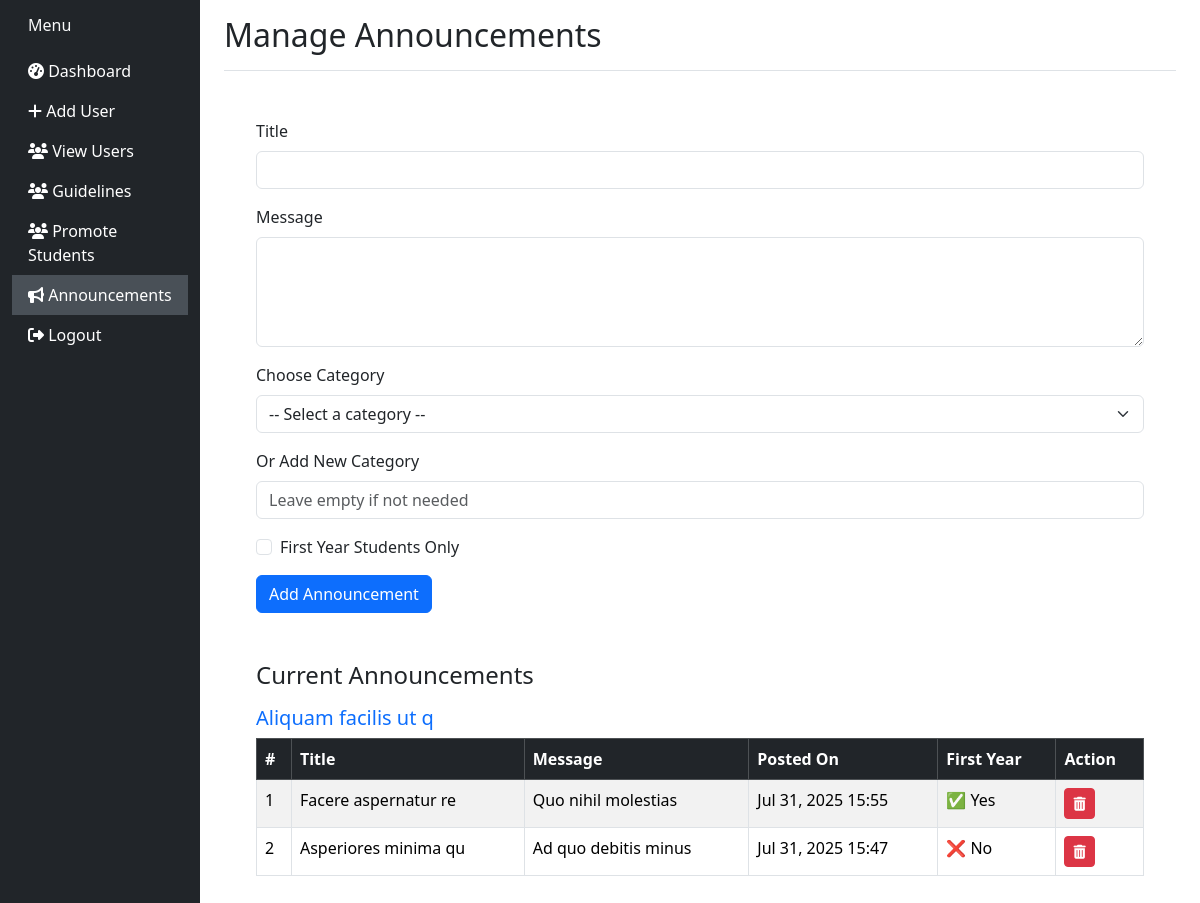
Page /announcements/ on the committed database.
### apps/pages/models.py (models this page shows, shortened)
class Announcement(models.Model):
    title = models.CharField(max_length=200)
    body = models.TextField()
    category = models.ForeignKey(AnnouncementCategory, on_delete=models.CASCADE)
    created_at = models.DateTimeField(auto_now_add=True)
    first_year_only = models.BooleanField(default=False)  # ✅ NEW FIELD

class AnnouncementCategory(models.Model):
    name = models.CharField(max_length=100, unique=True)

### apps/pages/super_admin.py (the view)
# urls.py: path('announcements/', super_admin.announcements_page, name='announcements'),
def announcements_page(request):
    categories = AnnouncementCategory.objects.all()
    anns = Announcement.objects.select_related('category').order_by('-created_at')
    grouped = defaultdict(list)
    for ann in anns:
        grouped[ann.category.name if ann.category else "Uncategorized"].append(ann)
    context = {
        'categories': categories,
        'announcements': dict(grouped),
    }
    return render(request, 'super_admin/announcements.html', context)

### templates/super_admin/announcements.html (shortened to what this page needs)
<!DOCTYPE html>
{% load static widget_tweaks %}
<html lang="en">
<head>
    <link href="https://cdn.jsdelivr.net/npm/bootstrap@5.3.2/dist/css/bootstrap.min.css" rel="stylesheet" />
    <link href="https://cdnjs.cloudflare.com/ajax/libs/font-awesome/6.5.0/css/all.min.css" rel="stylesheet" />
</head>
<body>
    <div class="container-fluid">
        <div class="row">
            <nav class="col-md-3 col-lg-2 d-md-block bg-dark sidebar collapse">
                {% include 'super_admin/partial/sidebar.html' %}
            </nav>
            <main class="col-md-9 ms-sm-auto col-lg-10 px-md-4">
                <div class="d-flex justify-content-between align-items-center pt-3 pb-2 mb-3 border-bottom">
                    <h1 class="h2">Manage Announcements</h1>
                </div>
                <div class="content">
                    <form method="post" action="{% url 'add_announcement' %}" class="mb-5">
                        <div class="mb-3">
                            <label for="title" class="form-label">Title</label>
                            <input type="text" name="title" class="form-control" id="title" required />
                        </div>
                        <div class="mb-3">
                            <label for="body" class="form-label">Message</label>
                            <textarea name="body" class="form-control" id="body" rows="4" required></textarea>
                        </div>
                        <div class="mb-3">
                            <label for="category_id" class="form-label">Choose Category</label>
                            <select name="category_id" id="category_id" class="form-select">
                                <option value="" selected>-- Select a category --</option>
                            </select>
                        </div>
                        <div class="mb-3">
                            <label for="new_category" class="form-label">Or Add New Category</label>
                            <input type="text" name="new_category" class="form-control" id="new_category"
                                placeholder="Leave empty if not needed" />
                        </div>
                        <div class="form-check mb-3">
                            <input type="checkbox" class="form-check-input" id="first_year_only" name="first_year_only" value="True">
                            <label class="form-check-label" for="first_year_only">First Year Students Only</label>
                        </div>
                        <button type="submit" class="btn btn-primary">Add Announcement</button>
                    </form>
                    <h4 class="mb-3">Current Announcements</h4>
                    {% if announcements %}
                    {% for category, anns in announcements.items %}
                    <div class="mb-4">
                        <h5 class="text-primary">{{ category }}</h5>
                        <div class="table-responsive">
                            <table class="table table-bordered table-striped">
                                <thead class="table-dark">
                                    <tr>
                                        <th>#</th>
                                        <th>Title</th>
                                        <th>Message</th>
                                        <th>Posted On</th>
                                        <th>First Year</th>
                                        <th>Action</th>
                                    </tr>
                                </thead>
                                <tbody>
                                    {% for ann in anns %}
                                    <tr>
                                        <td>{{ forloop.counter }}</td>
                                        <td>{{ ann.title }}</td>
                                        <td>{{ ann.body }}</td>
                                        <td>{{ ann.created_at|date:"M d, Y H:i" }}</td>
                                        <td>
                                            {% if ann.first_year_only %}
                                            ✅ Yes
                                            {% else %}
                                            ❌ No
                                            {% endif %}
                                        </td>
                                        <td>
                                            <a href="{% url 'delete_announcement' ann.id %}"
                                                class="btn btn-sm btn-danger"
                                                onclick="return confirm('Are you sure you want to delete this announcement?');">
                                                <i class="fas fa-trash-alt"></i>
                                            </a>
                                        </td>
                                    </tr>
                                    {% endfor %}
                                </tbody>
                            </table>
                        </div>
                    </div>
                    {% endfor %}
                    {% else %}
                    <p class="text-center">No announcements yet.</p>
                    {% endif %}
                </div>
            </main>
        </div>
    </div>
</body>
</html>

### templates/super_admin/announcements.html (style rules this page uses)
body { overflow-x: hidden; }
.sidebar { min-height: 100vh; background-color: #343a40; }
.content { padding: 2rem; }

### rows in the picture
Announcement: name "Aliquam facilis ut q", title "Facere aspernatur re", body "Quo nihil molestias", created_at "Jul 31, 2025 15:55", first_year_only "✅ Yes"
Announcement: title "Asperiores minima qu", body "Ad quo debitis minus", created_at "Jul 31, 2025 15:47", first_year_only "❌ No"
